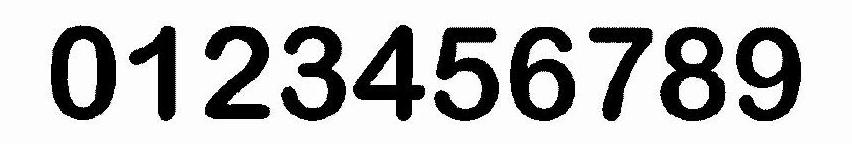
#> input picture images/test.jpg, 852 x 144 px
$ python train.py
#> lines starting #> are read from the running program, lines starting #| are printed output that depends on the picture; after the words box and inside, x2 and y2 are one past the last pixel; in counts of white or black regions, pixels touching at a corner belong together
import sys

import numpy as np
import cv2
import imutils


try:
    img = input("Enter your path to the image >> ")
#> the answer given: images/test.jpg
    im = cv2.imread(img)
#> im is the input picture: shape (144, 852, 3); min 0, max 255, mean 190.3

    gray = cv2.cvtColor(im,cv2.COLOR_BGR2GRAY)
    blur = cv2.GaussianBlur(gray,(5,5),0)
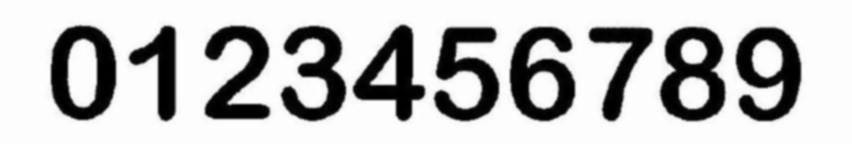
#> blur: shape (144, 852); min 0, max 255, mean 190.3
    thresh = cv2.adaptiveThreshold(blur,255,1,1,11,2)
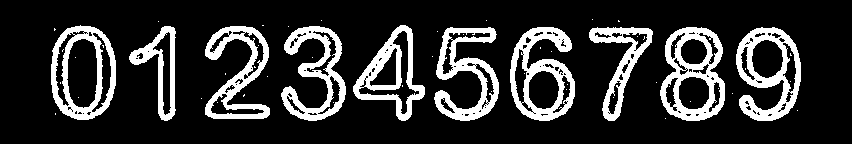
#> thresh: shape (144, 852); 19% white; 56 white regions (46 under 20 px)

    contours = cv2.findContours(thresh, cv2.RETR_EXTERNAL, cv2.CHAIN_APPROX_SIMPLE)
#> contours = 32 contours, 22 with area under 20; largest, box (x1, y1, x2, y2) and area: (51, 25, 116, 120) 4975, (660, 27, 725, 121) 4732, (510, 27, 575, 121) 4152, (736, 27, 801, 121) 4074, (353, 25, 425, 121) 3390
    contours = imutils.grab_contours(contours)

    samples =  np.empty((0, 100))
    responses = []
    keys = [i for i in range(48,58)]

    for cnt in contours:
        if cv2.contourArea(cnt) > 70:
            [x,y,w,h] = cv2.boundingRect(cnt)

            if  h>28:
                cv2.rectangle(im,(x,y),(x+w,y+h),(0,0,255),2)
                roi = thresh[y:y+h,x:x+w]
                roismall = cv2.resize(roi,(10,10))
                cv2.imshow('train',im)
                key = cv2.waitKey(0)

                if key == 27:  # (escape to quit)
                    sys.exit()
                elif key in keys:
                    responses.append(int(chr(key)))
                    sample = roismall.reshape((1,100))
                    samples = np.append(samples,sample,0)

    responses = np.array(responses,np.float32)
    responses = responses.reshape((responses.size,1))

    np.savetxt('models/X.data',samples)
    np.savetxt('models/y.data',responses)
except:
    print("Error")

$ run again, on images/train.png
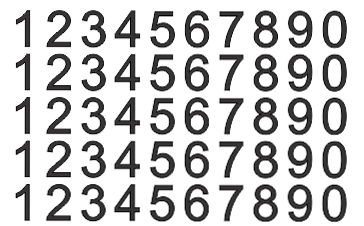
#> input picture images/train.png, 364 x 226 px
#> im is the input picture: shape (226, 364, 3); mean B, G, R 202.4, 202.3, 202.8
#> `thresh = cv2.adaptiveThreshold(blur,255,1,1,11,2)`:
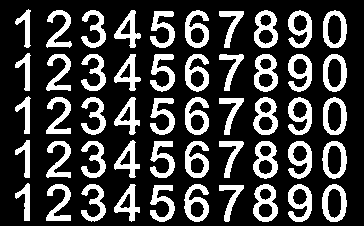
#> thresh: shape (226, 364); 25.4% white; 50 white regions
#> contours = 50 contours; largest, box (x1, y1, x2, y2) and area: (322, 184, 347, 222) 723, (322, 141, 347, 179) 713, (323, 97, 347, 135) 710, (323, 54, 347, 92) 710, (323, 10, 347, 48) 708
